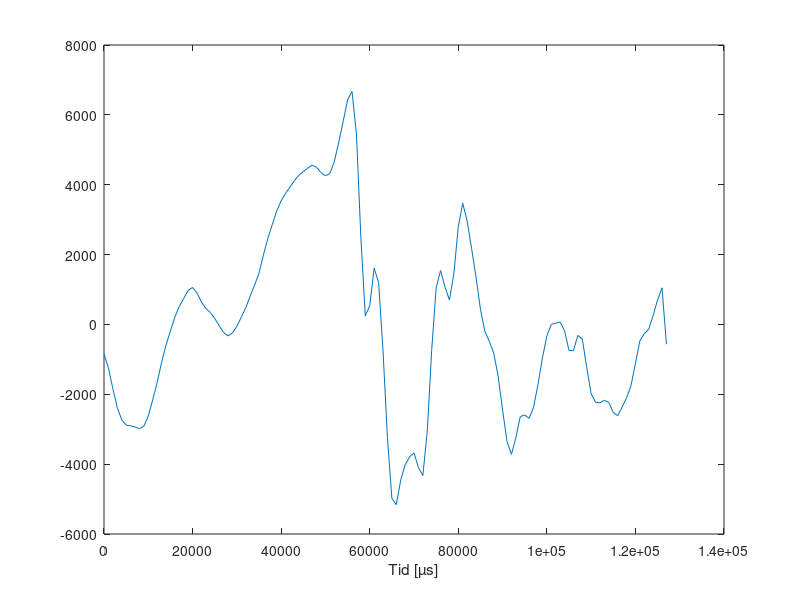
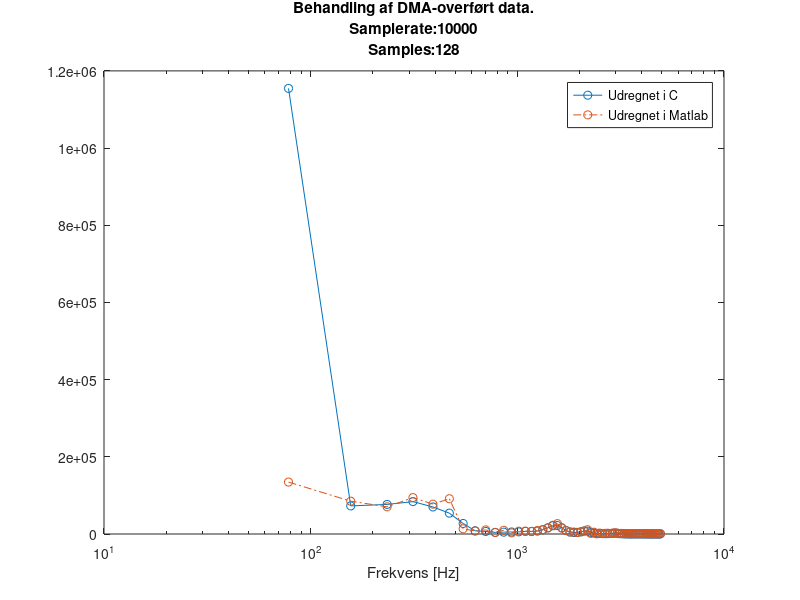

MATLAB code for these plots, in order:
clear;
fs = 10000
InputArray = load('log0808input.txt');
N = numel(InputArray)


calculatedCoeffs = load('log0808coeffs.txt');

magnitudeCoeffs = calculatedCoeffs(:,3);
N_vek = (0:N - 1);
t_vek = N_vek ./ fs;

sampleResolution = fs/N;
bins = [0:N - 1]; % Antal fft_bins
freq = bins * sampleResolution; % Frekvensakse

mean(InputArray)
InputArray = InputArray - mean(InputArray);


figure(1);clf;
plot(t_vek*10e6, InputArray')
xlabel('Tid [µs]');




fftResult = fft(InputArray, N);
aCoeffMatResult = abs(fftResult);

figure(4);clf;

semilogx(freq(1:0.5 * end), magnitudeCoeffs, 'marker', 'o','DisplayName','Udregnet i C');
hold on
semilogx(freq(1:0.5 * end), aCoeffMatResult(1:0.5 * end),'-.','marker','o', 'DisplayName', 'Udregnet i Matlab');
hold off 
legend('location','best');
xlabel('Frekvens [Hz]')
title([{'Behandling af DMA-overført data.'},...
{['Samplerate:', num2str(fs)]},...
{['Samples:', num2str(N)]}])

